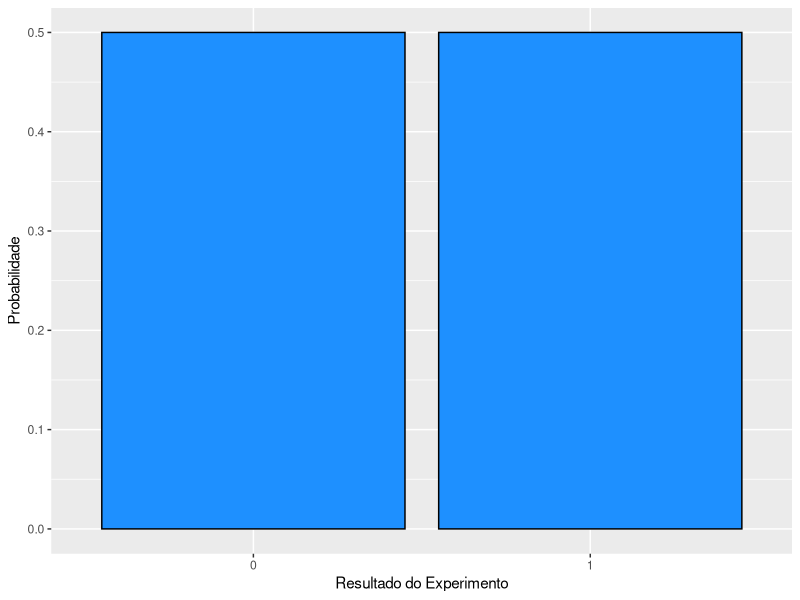
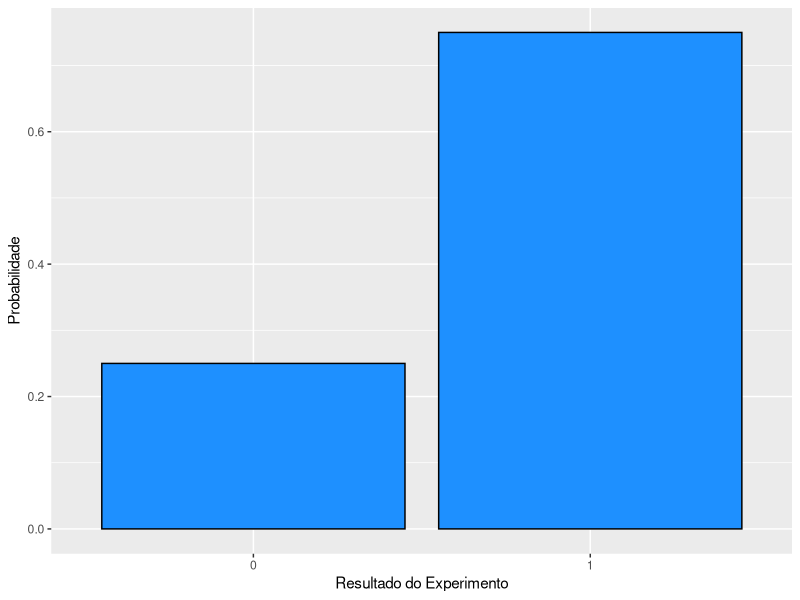
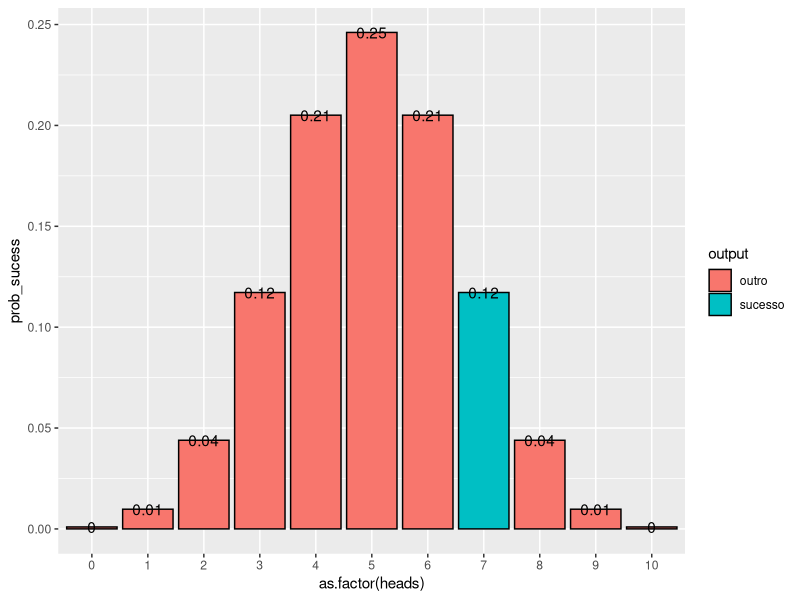
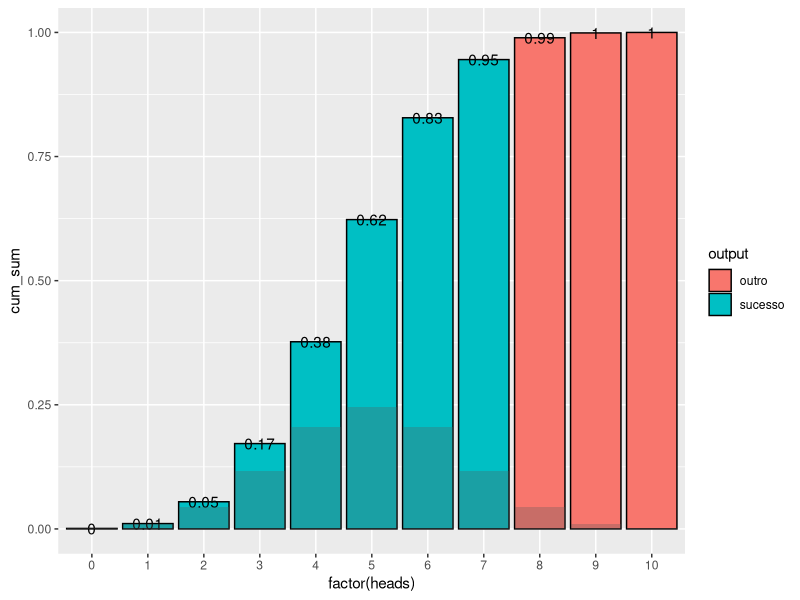
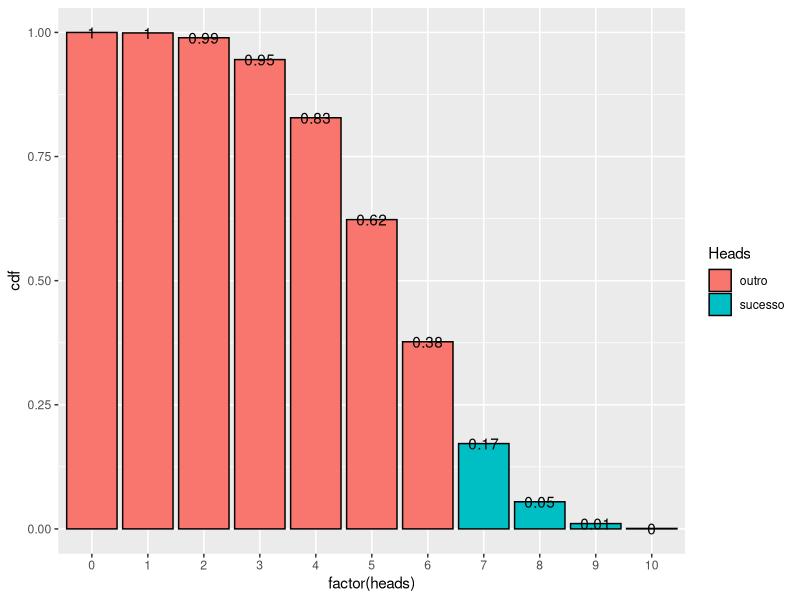
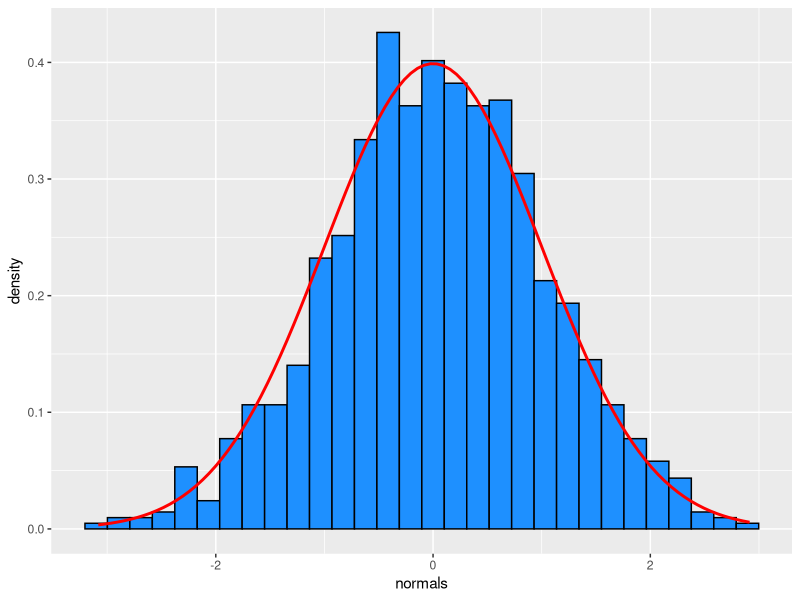
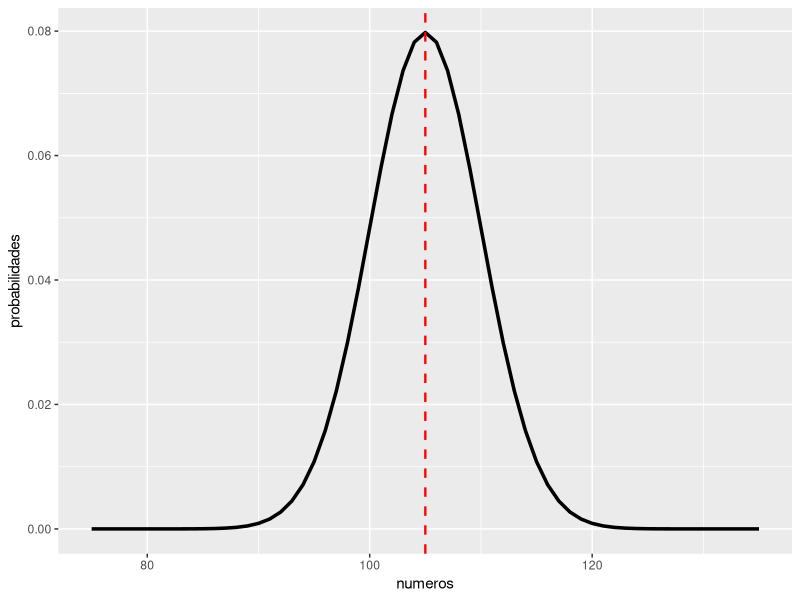
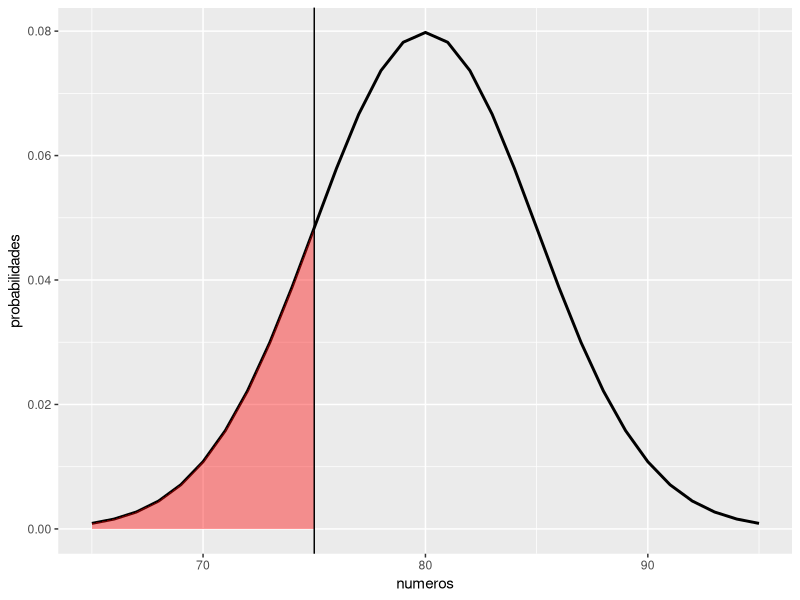

R code for these plots, in order:
## ---- chunk 1
library(tidyverse)
library(rmarkdown)
## ---- chunk 2
# Utilizando a função sample()
sample(x = c(0,1), size = 1, prob = c(0.5, 0.5))

#Utilizando a função rbinom()
rbinom(n = 1, size = 1, prob = 0.5)

## ---- chunk 3
x_bernoulli <- c(0,1) # Resultados do experimento
p_bernoulli <- c(0.5, 0.5) # Probabilidade de cada resultado
df_bernoulli <- as_tibble(cbind(x_bernoulli, p_bernoulli)) # Tibble, onde x e p são colunas
ggplot(df_bernoulli, aes(factor(x_bernoulli), p_bernoulli)) + # Plotando com ggplot
    geom_col(fill = "dodgerblue", color = "black") +
    labs(x = "Resultado do Experimento", y = "Probabilidade")

## ---- chunk 4
p <- 0.75
sample(c(0,1), 1, prob = c((1 - p), p))
rbinom(n = 1, size = 1, prob = p)
## ---- chunk 5
x_bernoulli <- c(0,1)
p_bernoulli <- c(0.25, 0.75)
df_bernoulli <- as_tibble(cbind(x_bernoulli, p_bernoulli))
ggplot(df_bernoulli, aes(factor(x_bernoulli), p_bernoulli)) +
    geom_col(fill = "dodgerblue", color = "black") +
    labs(x = "Resultado do Experimento", y = "Probabilidade")
## ---- chunk 6
n <- 10 # Jogamos 10 moedas
x <- 7 # Queremos 7 sucessos
p <- 0.5 # A moeda é justa, então a probabilidade de sucesso é 50%

# A primeira é aplicando a fórmula diretamente
choose(n, x) * (p^x) * ((1 - p)^(n - x))

# A segunda é utilizando a função dbinom
dbinom(x = 7, size = 10, prob = 0.5)

 
## ---- chunk 7
# Vamos ver a probabilidade de se obter de 0 a 10 caras individualmente, em 10 jogadas
tibble(heads = 0:10, # Vetor contendo de 0 a 10 caras
       prob_sucess = dbinom(x = 0:10, size = 10, prob = 0.5)) %>% # Prob. de se obter de 0 a 10 caras
    mutate(output = ifelse(heads == 7, "sucesso", "outro")) %>% # Marcando nossa qtd de caras de interesse
    ggplot(aes(as.factor(heads), prob_sucess)) + # Plotando com ggplot
    geom_col(aes(fill = output), color = "black") +
    geom_text(aes(label = round(prob_sucess, 2)))
## ---- chunk 8
pbinom(q = 7, size = 10, prob = 0.5)
## ---- chunk 9
tibble(heads = 0:10,
       prob_sucess = dbinom(x = 0:10, size = 10, prob = 0.5)) %>%
    mutate(cum_sum = cumsum(prob_sucess),
           output = ifelse(heads <= 7, "sucesso", "outro")) %>%
    ggplot(aes(factor(heads), cum_sum)) +
    geom_col(aes(fill = output), color = "black") +
    geom_text(aes(label = round(cum_sum, 2))) +
    geom_col(aes(factor(heads), prob_sucess), alpha = 0.3)
## ---- chunk 10
# Fazendo na unha
choose(10, 7) * (0.5^7) * (1 - 0.5)^3 + 
    choose(10, 8) * (0.5^8) * (1 - 0.5)^2 +
    choose(10, 9) * (0.5^9) * (1 - 0.5)^1 +
    choose(10, 10) * (0.5^10) * (1 - 0.5)^0

# Fazendo com a função pbinom
pbinom(q = 6, size = 10, prob = 0.5, lower.tail = FALSE)

# Aqui utilizamos q = 6 pois queremos olhar pra cauda superior. Então começamos a contar a partir do sete, especificando q = 6.
## ---- chunk 11
tibble(heads = 0:10,
       pmf = dbinom(x = 0:10, size = 10, prob = 0.5),
       cdf = pbinom(q = -1:9, size = 10, prob = 0.5, lower.tail = FALSE)) %>%
    mutate(Heads = ifelse(heads >= 7, "sucesso", "outro")) %>%
    ggplot(aes(factor(heads), cdf, fill = Heads)) +
    geom_col(color = "black") +
    geom_text(aes(label = round(cdf, 2)))

## ---- chunk 12
tibble(normals = rnorm(1000)) %>% #Gerando alguns números aleatórios, onde X ~ N(0,1)
    ggplot(aes(normals)) + 
    geom_histogram(aes(y = ..density..), # Plotando em proporção
                   color = "black",
                   fill = "dodgerblue") + 
    stat_function(fun = dnorm,
                  color = "red",
                  size = 1) # Plotando a curva normal
## ---- chunk 13
#### Distribuição normal qualquer
media <- 105
sd <- 5
medidas <- 75:135
tibble(numeros = 75:135,
       probabilidades = dnorm(x = medidas, mean = media, sd = sd)) %>%
    ggplot(aes(numeros, probabilidades)) +
    geom_line(size = 1.2) +
    geom_vline(xintercept = media,
               color = "red",
               linetype = "dashed",
               size = 0.8)
  
## ---- chunk 14
media <- 80
sd <- 5
quantil <- 75
pnorm(q = quantil, mean = media, sd = sd) # Probabilidade
## ---- chunk 15
df <- tibble(numeros = 65:95,
       probabilidades = dnorm(65:95, mean = media, sd = sd))
# Só plotando para podermos ver o que estamos calculando
ggplot(df, aes(numeros, probabilidades)) +
    geom_line(size = 1) +
    geom_area(aes(numeros, probabilidades),
              data = filter(df, numeros <= quantil),
              fill = "red", alpha = 0.4) +
    geom_vline(xintercept = qnorm(p = pnorm(q = quantil, mean = media, sd = sd),
                                  mean = media, sd = sd))
## ---- chunk 16
media <- 80
sd <- 5
quantil <- 87
pnorm(q = quantil, mean = media, sd = sd) # Probabilidade
## ---- chunk 17
df <- tibble(numeros = 65:95,
             probabilidades = dnorm(65:95, mean = media, sd = sd))
# Só plotando para podermos ver o que estamos calculando
ggplot(df, aes(numeros, probabilidades)) +
    geom_line(size = 1) +
    geom_area(aes(numeros, probabilidades),
              data = filter(df, numeros >= quantil),
              fill = "red", alpha = 0.4) +
    geom_vline(xintercept = qnorm(p = pnorm(q = quantil, mean = media, sd = sd),
                                  mean = media, sd = sd))
## ---- chunk 18
media <- 80
sd <- 5
p <- 0.79
qnorm(p = p, mean = media, sd = sd) # É esse valor

## ---- chunk 19
df <- tibble(numeros = 65:95,
             probabilidades = dnorm(65:95, 80, 5))
ggplot(df, aes(numeros, probabilidades)) + 
    geom_line() +
    geom_area(aes(numeros, probabilidades),
              data = filter(df, numeros <= qnorm(p = 0.79, mean = 80, sd = 5)),
              fill = "green", alpha = 0.4) +
    geom_vline(xintercept = qnorm(p = 0.79, mean = 80, sd = 5),
               size = 1.5)

## ---- chunk 20
set.seed(892)
tibble(normals = rnorm(1000)) %>%
    ggplot(aes(normals)) + 
    geom_histogram(aes(y = ..density..),
                   color = "black",
                   fill = "dodgerblue",
                   alpha = 0.6)
## ---- chunk 21
set.seed(892)
tibble(normals = rnorm(1000)) %>%
    ggplot(aes(normals)) + 
    geom_histogram(aes(y = ..density..), 
                   color = "black",
                   fill = "dodgerblue",
                   alpha = 0.6) + 
    stat_function(fun = dnorm,
                  color = "red",
                  size = 1)
## ---- chunk 22
mu <- 30
sigma <- 4.7
qnorm(.95, mean = mu, sd = sigma)
## ---- chunk 23
mu <- 30
sigma <- 4.7
pnorm(27, mean = mu, sd = sigma)
## ---- chunk 24
pnorm(2.8, lower.tail = FALSE)
## ---- chunk 25
qnorm(0.75, mean = 1020, sd = 50)
## ---- chunk 26
n <- 3
t <- 4
lambda <- 2.5

ppois(n, lambda = lambda * t)
## ---- chunk 27
pbinom(2, size = 500, prob = 0.01)

ppois(2, lambda = 500 * 0.01)
